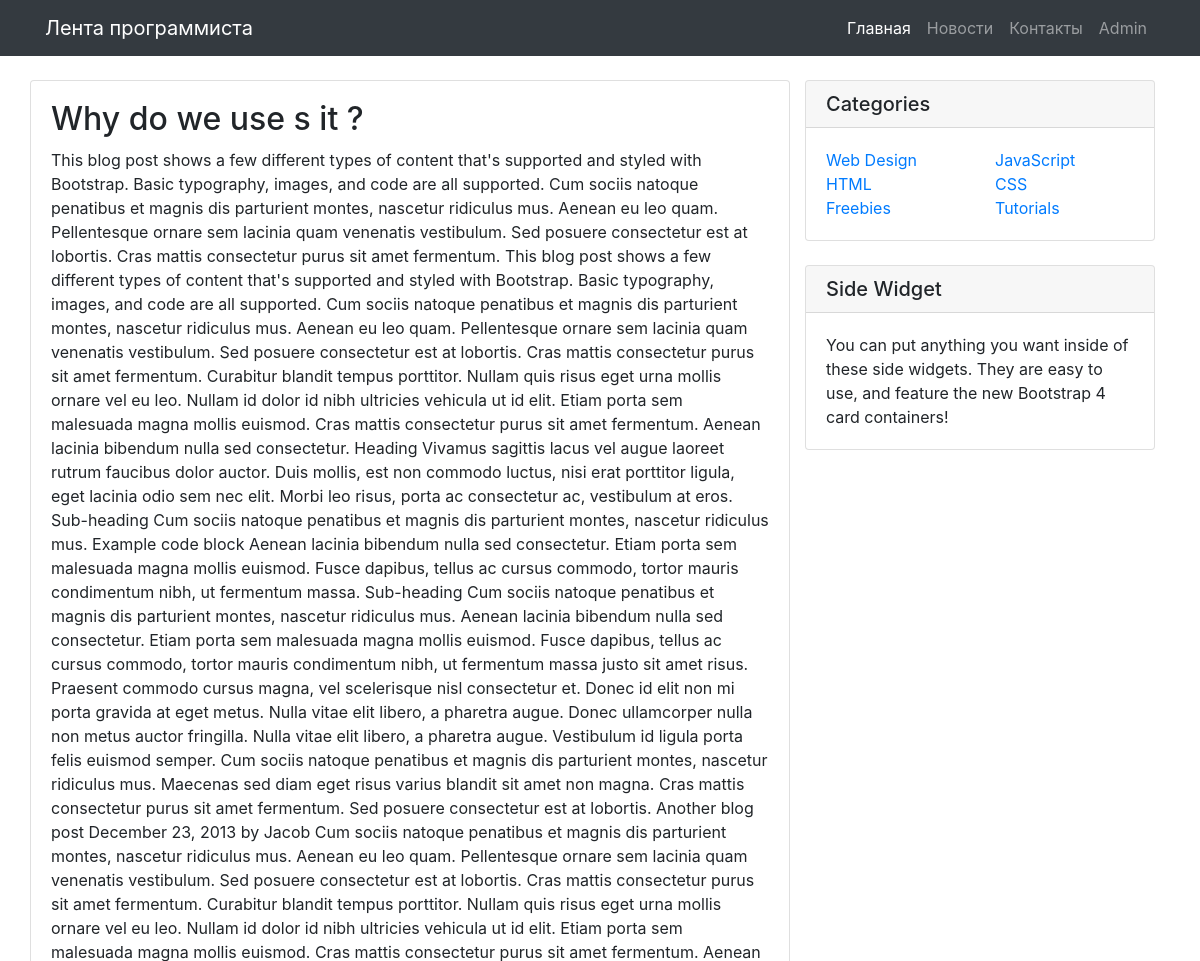
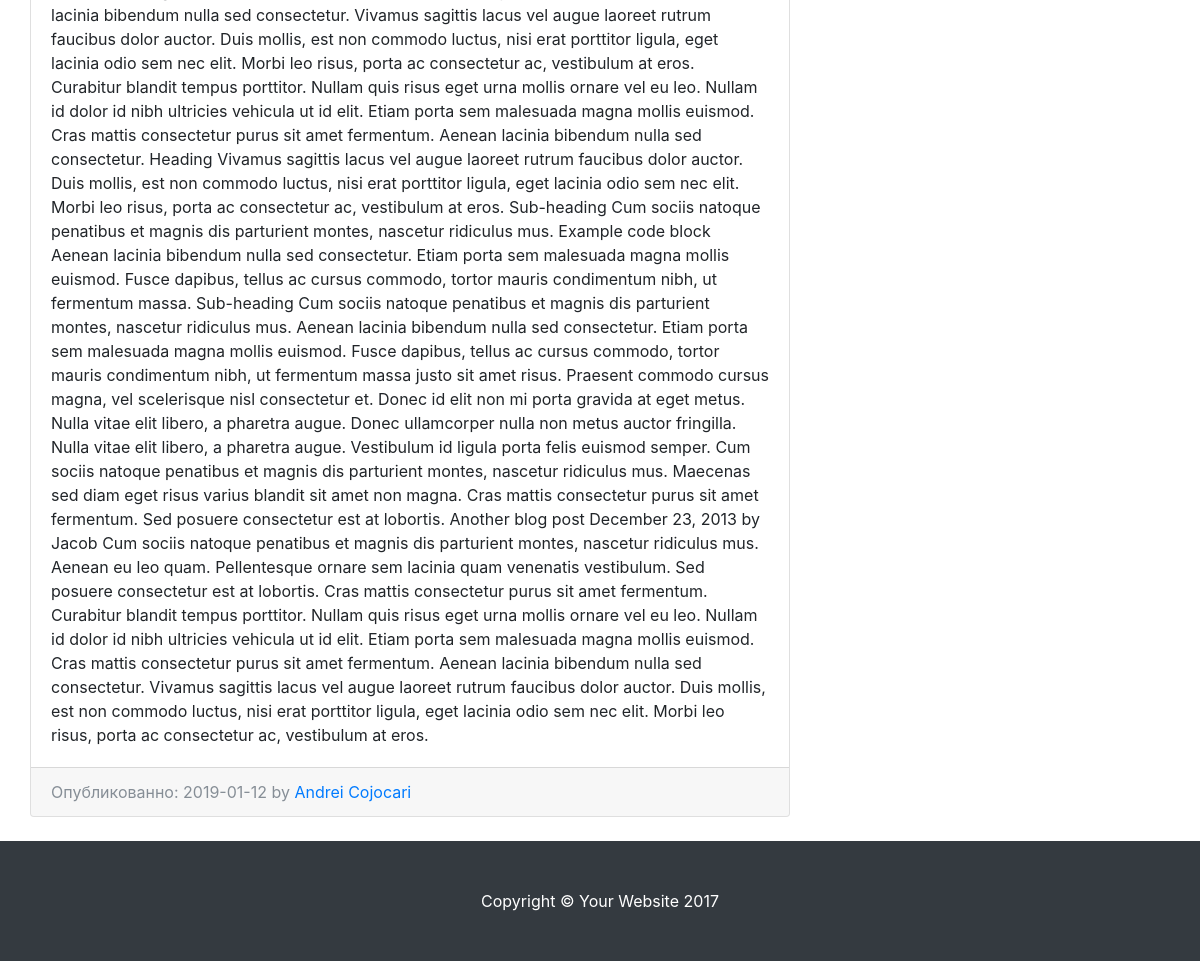
Page /article.php?id=2 on the committed database (2 pictures, top to bottom).
### tables this page shows
CREATE TABLE `articles` (
  `id` int(10) UNSIGNED NOT NULL,
  `title` varchar(255) NOT NULL,
  `date` date NOT NULL,
  `content` text NOT NULL,
  `category` varchar(255) NOT NULL,
  `link` varchar(255) NOT NULL
);

### article.php (called while the page is built)
<?php
    require_once("database.php");
    require_once("models/articles.php");
    $link = db_connect();
    $article = article_get($link, $_GET['id']);
    include("views/article.php");
?>

### models/articles.php (called while the page is built, shortened)
<?
    function article_get($link, $id_article){
        $query = sprintf("SELECT * FROM articles WHERE id=%d", (int)$id_article);
        $result = mysqli_query($link, $query);
        $article = mysqli_fetch_assoc($result);
        return $article;
    }
?>

### views/article.php (the view)
<?php include "header.php" ?>
<div class="container">
    <div class="row">
        <div class="col-md-8">
            <div class="row">
                <div class="card my-4">
                    <div class="card-body">
                        <h2 class="card-title"><?=$article['title']?></h2>
                        <p class="card-text"><?=$article['content']?></p>
                    </div>
                    <div class="card-footer text-muted">
                        Опубликованно: <?=$article['date']?> by <a href="#">Andrei Cojocari</a>
                    </div>
                </div>
            </div>
        </div>
        <?php include "sidebar.php" ?>
    </div>
    <?php include "footer.php" ?>

### assets/css/blog-post.css (style rules this page uses)
body { padding-top: 54px; }
@media (min-width: 992px) { body { padding-top: 56px; } }

### rows in the picture
articles: title "Why do we use s it ?", content "This blog post shows a few different types of content that's supported and styled with Bootstrap. Basic typography, images, and code are all supported. Cum sociis natoque penatibus et magnis dis parturient montes, nascetur ridiculus mus. Aenean eu leo quam. Pellentesque ornare sem lacinia quam venenatis vestibulum. Sed posuere consectetur est at lobortis. Cras mattis consectetur purus sit amet fermentum. This blog post shows a few different types of content that's supported and styled with Bootstrap. Basic typography, images, and code are all supported. Cum sociis natoque penatibus et magnis dis parturient montes, nascetur ridiculus mus. Aenean eu leo quam. Pellentesque ornare sem lacinia…", date "2019-01-12"
